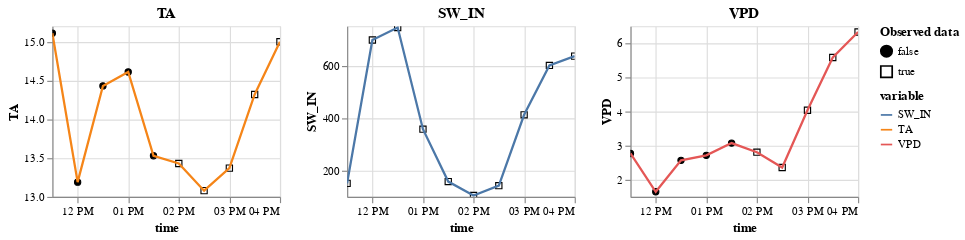

The cell this chart's notebook holds for it:
### Code cell
a_gap(blk(799)).show()

### Figure 1 — Vega-Lite specification as saved in the notebook (floating-point values rounded to 4 significant figures)
{"config": {"view": {"continuousWidth": 400, "continuousHeight": 300}}, "vconcat": [{"hconcat": [{"layer": [{"mark": {"type": "point", "color": "black", "fillOpacity": 1, "strokeWidth": 1}, "encoding": {"fill": {"field": "is_present", "legend": {"title": ["Observed data"]}, "scale": {"range": ["black", "#ffffff00"]}, "type": "nominal"}, "shape": {"field": "is_present", "type": "nominal"}, "x": {"field": "time", "type": "temporal"}, "y": {"field": "value", "scale": {"zero": false}, "title": "TA", "type": "quantitative"}}}, {"mark": "line", "encoding": {"color": {"field": "variable", "type": "nominal"}, "x": {"field": "time", "type": "temporal"}, "y": {"field": "value", "scale": {"zero": false}, "title": "TA", "type": "quantitative"}}, "name": "view_6"}], "height": 150, "title": "TA", "width": 200}, {"layer": [{"mark": {"type": "point", "color": "black", "fillOpacity": 1, "strokeWidth": 1}, "encoding": {"fill": {"field": "is_present", "legend": {"title": ["Observed data"]}, "scale": {"range": ["black", "#ffffff00"]}, "type": "nominal"}, "shape": {"field": "is_present", "type": "nominal"}, "x": {"field": "time", "type": "temporal"}, "y": {"field": "value", "scale": {"zero": false}, "title": "SW_IN", "type": "quantitative"}}}, {"mark": "line", "encoding": {"color": {"field": "variable", "type": "nominal"}, "x": {"field": "time", "type": "temporal"}, "y": {"field": "value", "scale": {"zero": false}, "title": "SW_IN", "type": "quantitative"}}, "name": "view_7"}], "data": {"name": "data-c927eb5cf250cf0872c3a170980e7a6e"}, "height": 150, "title": "SW_IN", "width": 200}, {"layer": [{"mark": {"type": "point", "color": "black", "fillOpacity": 1, "strokeWidth": 1}, "encoding": {"fill": {"field": "is_present", "legend": {"title": ["Observed data"]}, "scale": {"range": ["black", "#ffffff00"]}, "type": "nominal"}, "shape": {"field": "is_present", "type": "nominal"}, "x": {"field": "time", "type": "temporal"}, "y": {"field": "value", "scale": {"zero": false}, "title": "VPD", "type": "quantitative"}}}, {"mark": "line", "encoding": {"color": {"field": "variable", "type": "nominal"}, "x": {"field": "time", "type": "temporal"}, "y": {"field": "value", "scale": {"zero": false}, "title": "VPD", "type": "quantitative"}}, "name": "view_8"}], "data": {"name": "data-12861b3dc0b0f8b0a5bdb5fdd3cc307d"}, "height": 150, "title": "VPD", "width": 200}]}], "data": {"name": "data-cd838a9cf208b8a9ec8b15ddaf517649"}, "params": [{"name": "param_12", "select": {"type": "interval", "encodings": ["x"]}, "bind": "scales", "views": ["view_6", "view_7", "view_8"]}], "$schema": "https://vega.github.io/schema/vega-lite/v5.2.0.json", "datasets": {"data-cd838a9cf208b8a9ec8b15ddaf517649": [{"time": "2000-06-15T11:30:00", "variable": "TA", "value": 15.11, "is_present": false}, {"time": "2000-06-15T12:00:00", "variable": "TA", "value": 13.19, "is_present": false}, {"time": "2000-06-15T12:30:00", "variable": "TA", "value": 14.43, "is_present": false}, {"time": "2000-06-15T13:00:00", "variable": "TA", "value": 14.61, "is_present": false}, {"time": "2000-06-15T13:30:00", "variable": "TA", "value": 13.53, "is_present": false}, {"time": "2000-06-15T14:00:00", "variable": "TA", "value": 13.43, "is_present": true}, {"time": "2000-06-15T14:30:00", "variable": "TA", "value": 13.08, "is_present": true}, {"time": "2000-06-15T15:00:00", "variable": "TA", "value": 13.37, "is_present": true}, {"time": "2000-06-15T15:30:00", "variable": "TA", "value": 14.32, "is_present": true}, {"time": "2000-06-15T16:00:00", "variable": "TA", "value": 15.0, "is_present": true}], "data-c927eb5cf250cf0872c3a170980e7a6e": [{"time": "2000-06-15T11:30:00", "variable": "SW_IN", "value": 151.3, "is_present": true}, {"time": "2000-06-15T12:00:00", "variable": "SW_IN", "value": 697.1, "is_present": true}, {"time": "2000-06-15T12:30:00", "variable": "SW_IN", "value": 744.7, "is_present": true}, {"time": "2000-06-15T13:00:00", "variable": "SW_IN", "value": 357.7, "is_present": true}, {"time": "2000-06-15T13:30:00", "variable": "SW_IN", "value": 158.2, "is_present": true}, {"time": "2000-06-15T14:00:00", "variable": "SW_IN", "value": 105.0, "is_present": true}, {"time": "2000-06-15T14:30:00", "variable": "SW_IN", "value": 142.6, "is_present": true}, {"time": "2000-06-15T15:00:00", "variable": "SW_IN", "value": 412.4, "is_present": true}, {"time": "2000-06-15T15:30:00", "variable": "SW_IN", "value": 600.5, "is_present": true}, {"time": "2000-06-15T16:00:00", "variable": "SW_IN", "value": 635.9, "is_present": true}], "data-12861b3dc0b0f8b0a5bdb5fdd3cc307d": [{"time": "2000-06-15T11:30:00", "variable": "VPD", "value": 2.771, "is_present": false}, {"time": "2000-06-15T12:00:00", "variable": "VPD", "value": 1.649, "is_present": false}, {"time": "2000-06-15T12:30:00", "variable": "VPD", "value": 2.57, "is_present": false}, {"time": "2000-06-15T13:00:00", "variable": "VPD", "value": 2.716, "is_present": false}, {"time": "2000-06-15T13:30:00", "variable": "VPD", "value": 3.076, "is_present": false}, {"time": "2000-06-15T14:00:00", "variable": "VPD", "value": 2.809, "is_present": true}, {"time": "2000-06-15T14:30:00", "variable": "VPD", "value": 2.36, "is_present": true}, {"time": "2000-06-15T15:00:00", "variable": "VPD", "value": 4.037, "is_present": true}, {"time": "2000-06-15T15:30:00", "variable": "VPD", "value": 5.583, "is_present": true}, {"time": "2000-06-15T16:00:00", "variable": "VPD", "value": 6.329, "is_present": true}]}}
